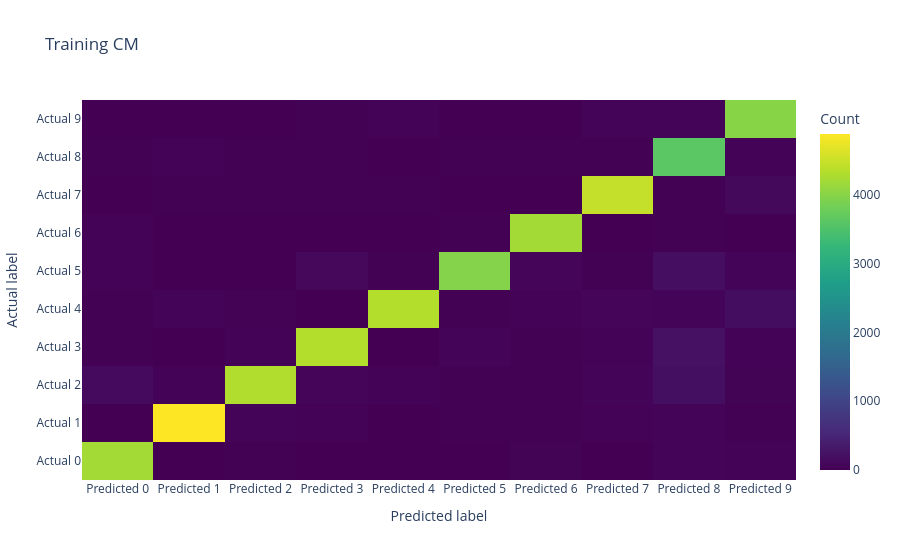
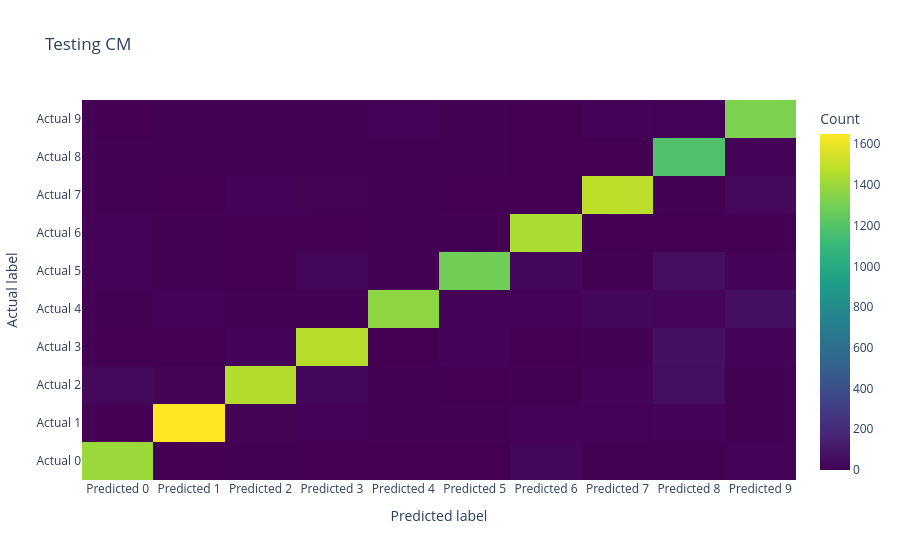

Here is the notebook cell these charts were saved with, in order:
### Markdown cell above
### Looking at the results

### Code cell
from sklearn.metrics import confusion_matrix
def build_confusion(predictions,truth,title):
    cm=confusion_matrix(predictions,truth)
    import plotly.graph_objects as go
    # Create a Plotly heatmap
    fig = go.Figure(data=go.Heatmap(
        z=cm,
        x=[f'Predicted {i}' for i in range(cm.shape[0])],
        y=[f'Actual {i}' for i in range(cm.shape[0])],
        colorscale='Viridis',  # You can choose any colorscale you like
        colorbar=dict(title='Count')
    ))
    
    # Update layout
    fig.update_layout(
        title=title,
        xaxis_title='Predicted label',
        yaxis_title='Actual label',
    )
    
    # Show plot
    fig.show()
model.eval()
with torch.no_grad():
    trainPred=np.argmax(model(Xtr.to(device)).detach().cpu().numpy(),axis=1)
    trainTruth=ytr.cpu().numpy()
    build_confusion(trainPred,trainTruth,'Training CM')
    testPred=np.argmax(model(Xte.to(device)).detach().cpu().numpy(),axis=1)
    testTruth=yte.cpu().numpy()
    build_confusion(testPred,testTruth,'Testing CM')

### Figure 1 — Plotly figure (JSON) as saved in the notebook; plotly's stock layout.template omitted (floating-point values rounded to 4 significant figures)
{"data": [{"colorbar": {"title": {"text": "Count"}}, "colorscale": [[0, "#440154"], [0.1111, "#482878"], [0.2222, "#3e4989"], [0.3333, "#31688e"], [0.4444, "#26828e"], [0.5556, "#1f9e89"], [0.6667, "#35b779"], [0.7778, "#6ece58"], [0.8889, "#b5de2b"], [1, "#fde725"]], "type": "heatmap", "x": ["Predicted 0", "Predicted 1", "Predicted 2", "Predicted 3", "Predicted 4", "Predicted 5", "Predicted 6", "Predicted 7", "Predicted 8", "Predicted 9"], "y": ["Actual 0", "Actual 1", "Actual 2", "Actual 3", "Actual 4", "Actual 5", "Actual 6", "Actual 7", "Actual 8", "Actual 9"], "z": [[4207, 1, 12, 1, 2, 6, 35, 1, 40, 29], [6, 4885, 38, 26, 6, 12, 18, 24, 42, 14], [129, 31, 4308, 74, 27, 7, 13, 48, 193, 36], [12, 6, 30, 4334, 1, 48, 16, 25, 219, 30], [13, 59, 21, 3, 4335, 14, 24, 75, 45, 173], [31, 6, 5, 98, 12, 3967, 76, 12, 180, 38], [34, 5, 0, 0, 6, 17, 4212, 0, 16, 3], [2, 16, 19, 13, 15, 4, 0, 4459, 10, 113], [16, 27, 8, 18, 1, 8, 8, 7, 3606, 25], [3, 5, 1, 10, 29, 2, 0, 46, 57, 4000]]}], "layout": {"title": {"text": "Training CM"}, "xaxis": {"title": {"text": "Predicted label"}}, "yaxis": {"title": {"text": "Actual label"}}}}

### Figure 2 — Plotly figure (JSON) as saved in the notebook; plotly's stock layout.template omitted (floating-point values rounded to 4 significant figures)
{"data": [{"colorbar": {"title": {"text": "Count"}}, "colorscale": [[0, "#440154"], [0.1111, "#482878"], [0.2222, "#3e4989"], [0.3333, "#31688e"], [0.4444, "#26828e"], [0.5556, "#1f9e89"], [0.6667, "#35b779"], [0.7778, "#6ece58"], [0.8889, "#b5de2b"], [1, "#fde725"]], "type": "heatmap", "x": ["Predicted 0", "Predicted 1", "Predicted 2", "Predicted 3", "Predicted 4", "Predicted 5", "Predicted 6", "Predicted 7", "Predicted 8", "Predicted 9"], "y": ["Actual 0", "Actual 1", "Actual 2", "Actual 3", "Actual 4", "Actual 5", "Actual 6", "Actual 7", "Actual 8", "Actual 9"], "z": [[1397, 0, 4, 0, 1, 2, 22, 3, 7, 9], [2, 1650, 12, 8, 4, 3, 8, 10, 18, 5], [39, 17, 1459, 28, 4, 1, 7, 16, 64, 7], [0, 2, 14, 1470, 1, 18, 2, 5, 70, 18], [3, 11, 6, 7, 1367, 8, 8, 29, 24, 65], [8, 4, 1, 22, 7, 1288, 26, 4, 62, 16], [11, 6, 0, 0, 6, 5, 1442, 0, 2, 2], [3, 2, 14, 12, 6, 2, 1, 1482, 3, 35], [7, 6, 3, 4, 3, 5, 0, 1, 1183, 10], [0, 3, 3, 3, 9, 4, 0, 18, 10, 1321]]}], "layout": {"title": {"text": "Testing CM"}, "xaxis": {"title": {"text": "Predicted label"}}, "yaxis": {"title": {"text": "Actual label"}}}}
